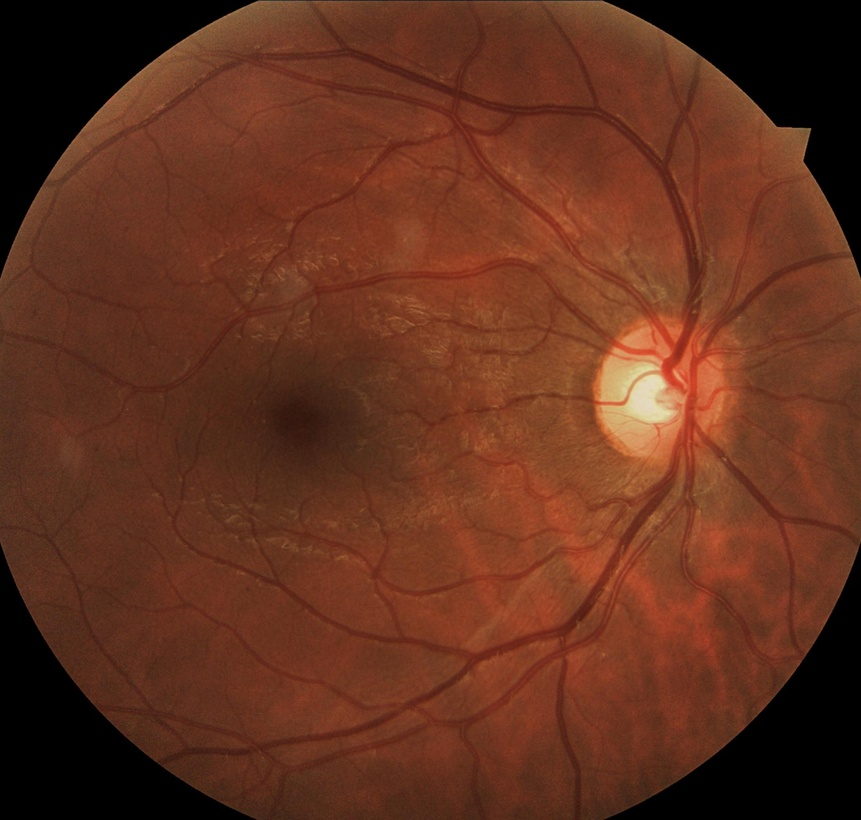
%> input picture mFiles/gs4.jpg, 861 x 820 px, shrunk from 2124 x 2024 before the run
$ octave Reconstruct.m   (GNU Octave 9; MATLAB toolbox functions it lacks are replaced by stand-ins)
%> lines starting %> are read from the running program, lines starting %| are printed output that depends on the picture
I = imread('gs4.jpg');
%> I is the input picture: size 820x861x3 uint8; mean R, G, B 98.8, 49.5, 30.6
I =rgb2gray(I);
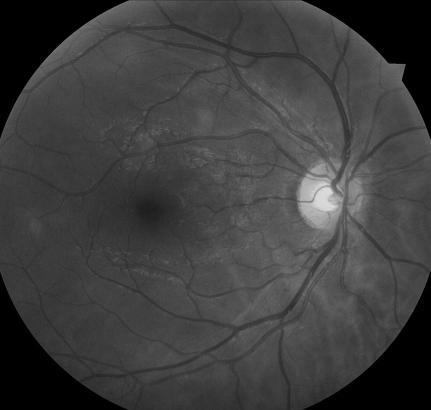
%> I: size 820x861 uint8 (shown at 1/2 size); min 0, max 221, mean 62.1
mask = adapthisteq(I);
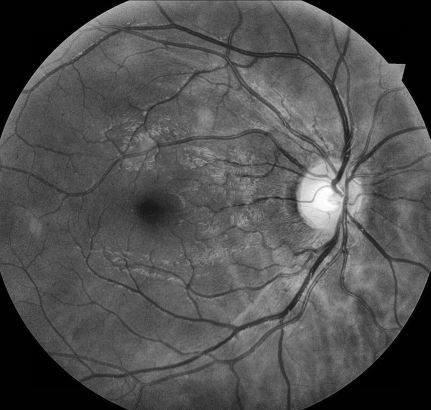
%> mask: size 820x861 uint8 (shown at 1/2 size); min 0, max 255, mean 80.9
figure, imshow(mask);
se = strel('disk',13);
marker = imerode(mask,se);
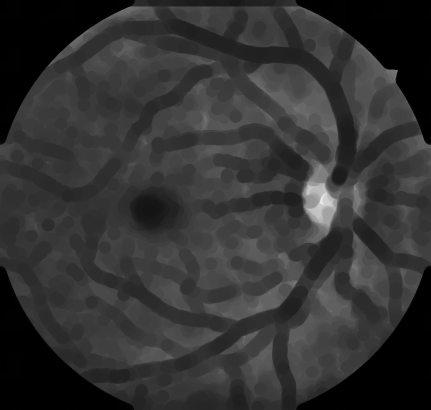
%> marker: size 820x861 uint8 (shown at 1/2 size); min 0, max 239, mean 50.4
obr = imreconstruct(marker,mask);
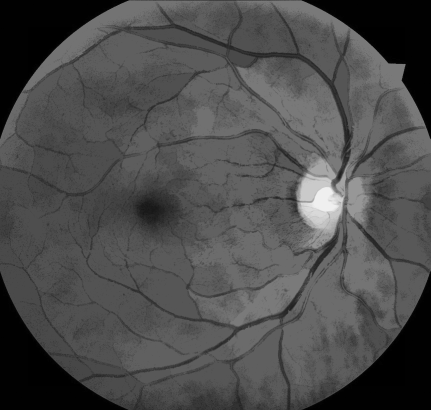
%> obr: size 820x861 uint8 (shown at 1/2 size); min 0, max 239, mean 76.2
figure, imshow(obr,[])

% [6 lines of commented-out code are left out]

D = bwdist(~mask);
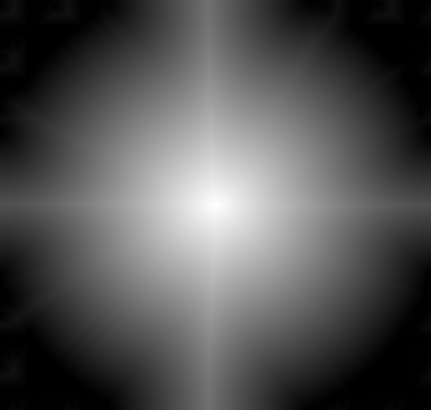
%> D: size 820x861 single (shown at 1/2 size); min 0, max 447.1, mean 145.8; drawn with min black and max white
figure, imshow(D,[],'InitialMagnification','fit')
title('Distance transform of ~bw')

D = -D;
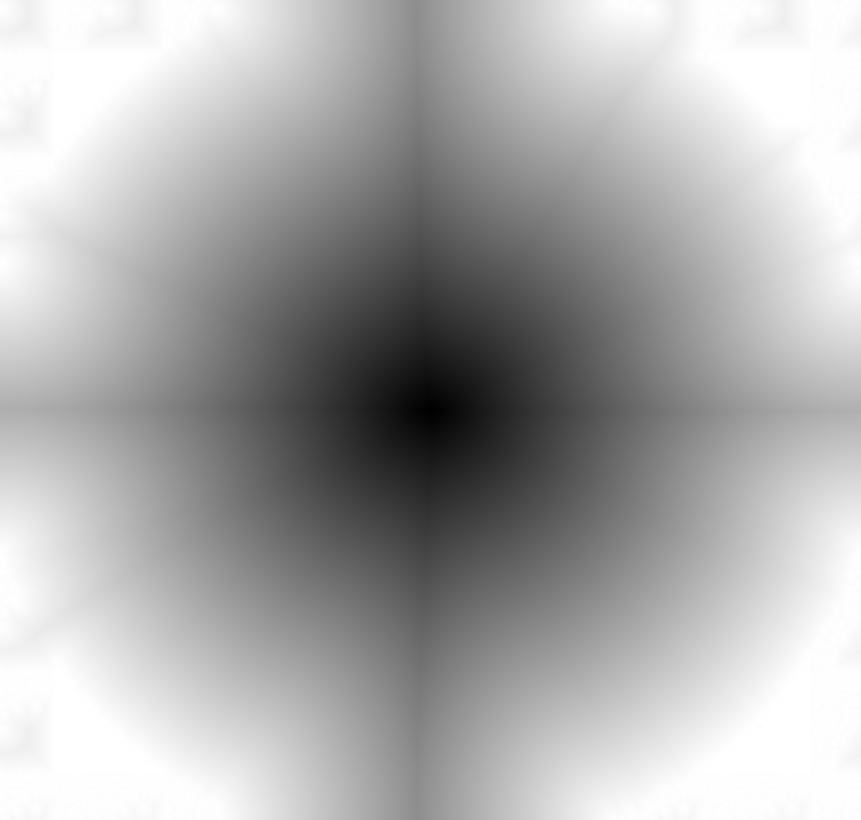
%> D: size 820x861 single; min -447.1, max 0, mean -145.8; drawn with min black and max white
%> (the run ends here)

$ run again, with mFiles/gs6.jpg copied over mFiles/gs4.jpg
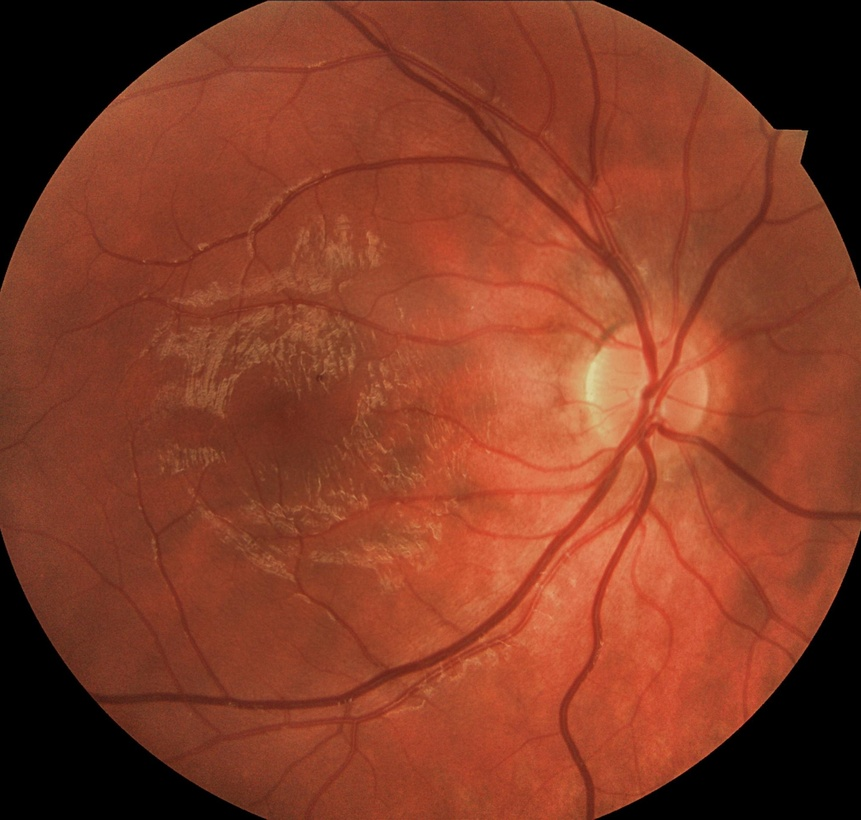
%> input picture mFiles/gs6.jpg, 861 x 820 px, shrunk from 2124 x 2024 before the run
%> I is the input picture: size 820x861x3 uint8; mean R, G, B 133, 60.6, 38.9
%> I: size 820x861 uint8
%> `obr = imreconstruct(marker,mask);`:
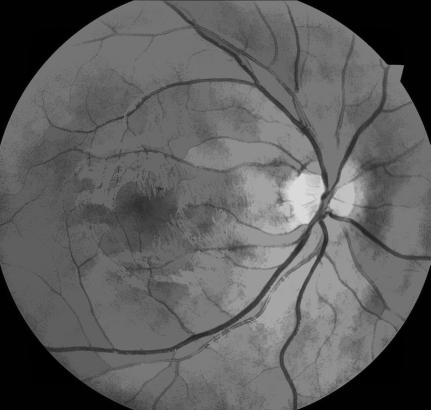
%> obr: size 820x861 uint8 (shown at 1/2 size); min 0, max 217, mean 93.4
%> `D = -D;`:
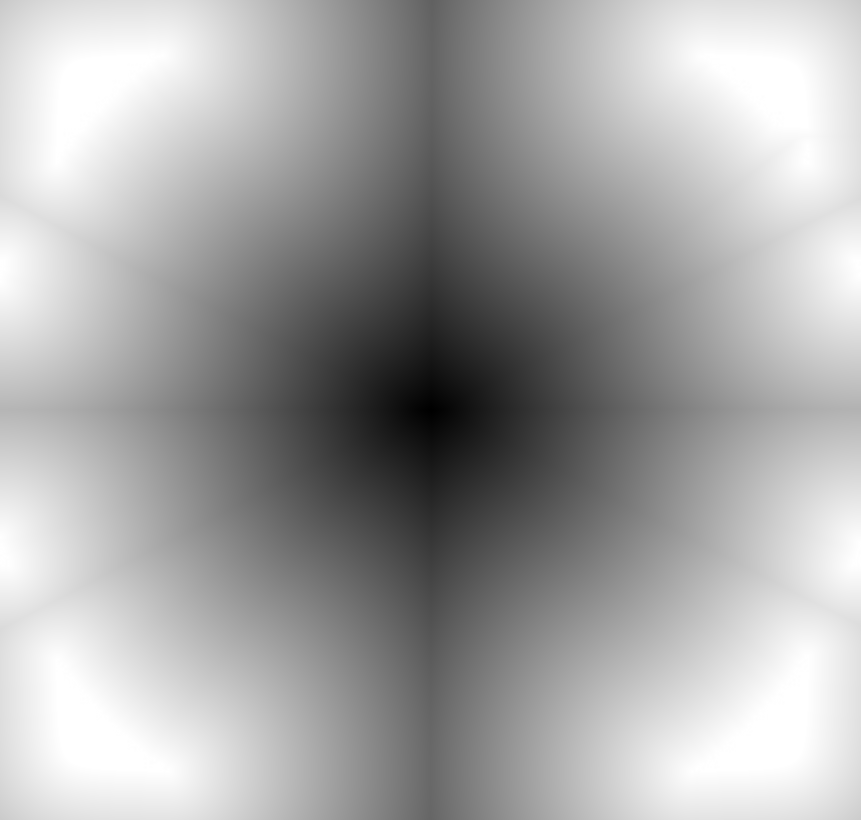
%> D: size 820x861 single; min -444.4, max 0, mean -156.2; drawn with min black and max white

$ run again, with mFiles/gs9.jpg copied over mFiles/gs4.jpg
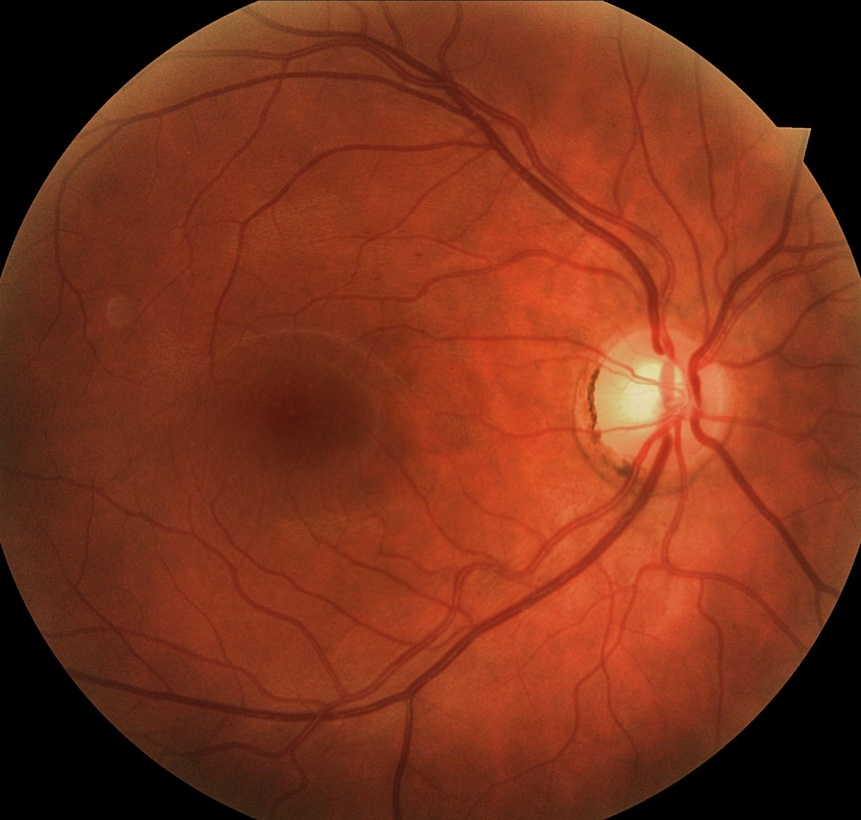
%> input picture mFiles/gs9.jpg, 861 x 820 px, shrunk from 2124 x 2024 before the run
%> I is the input picture: size 820x861x3 uint8; mean R, G, B 122.6, 50.5, 27.5
%> I: size 820x861 uint8
%> `obr = imreconstruct(marker,mask);`:
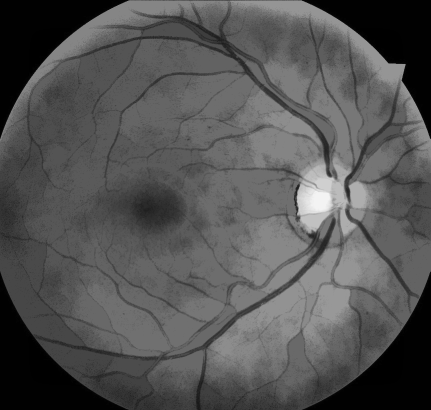
%> obr: size 820x861 uint8 (shown at 1/2 size); min 0, max 243, mean 83.8
%> `D = -D;`:
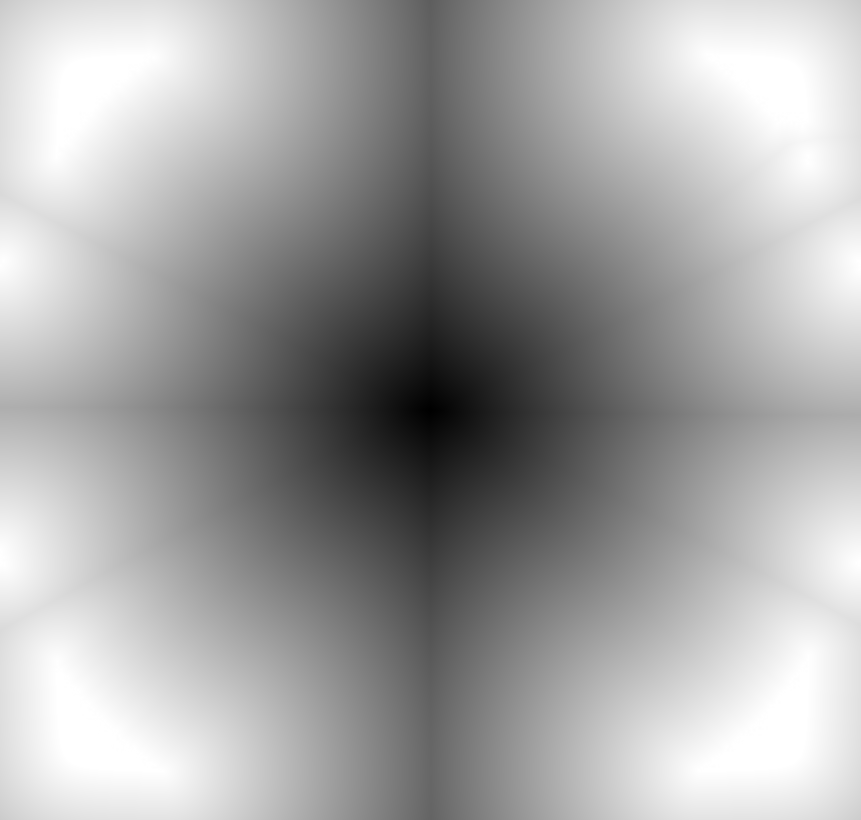
%> D: size 820x861 single; min -448, max 0, mean -160.5; drawn with min black and max white
